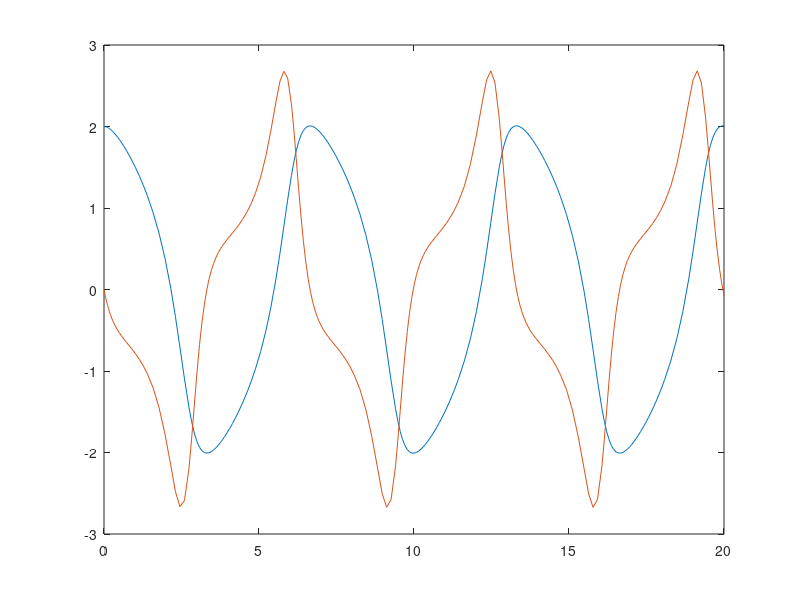

This figure's MATLAB source:
clear all; close all;clc;
dsdt = @(t,s)[s(2);(1-s(1)^2) * s(2)-s(1)];
s0 = [2,0];
tspan =[0;20];
[t,s] = ode45(dsdt, tspan, s0);
plot(t,s)
